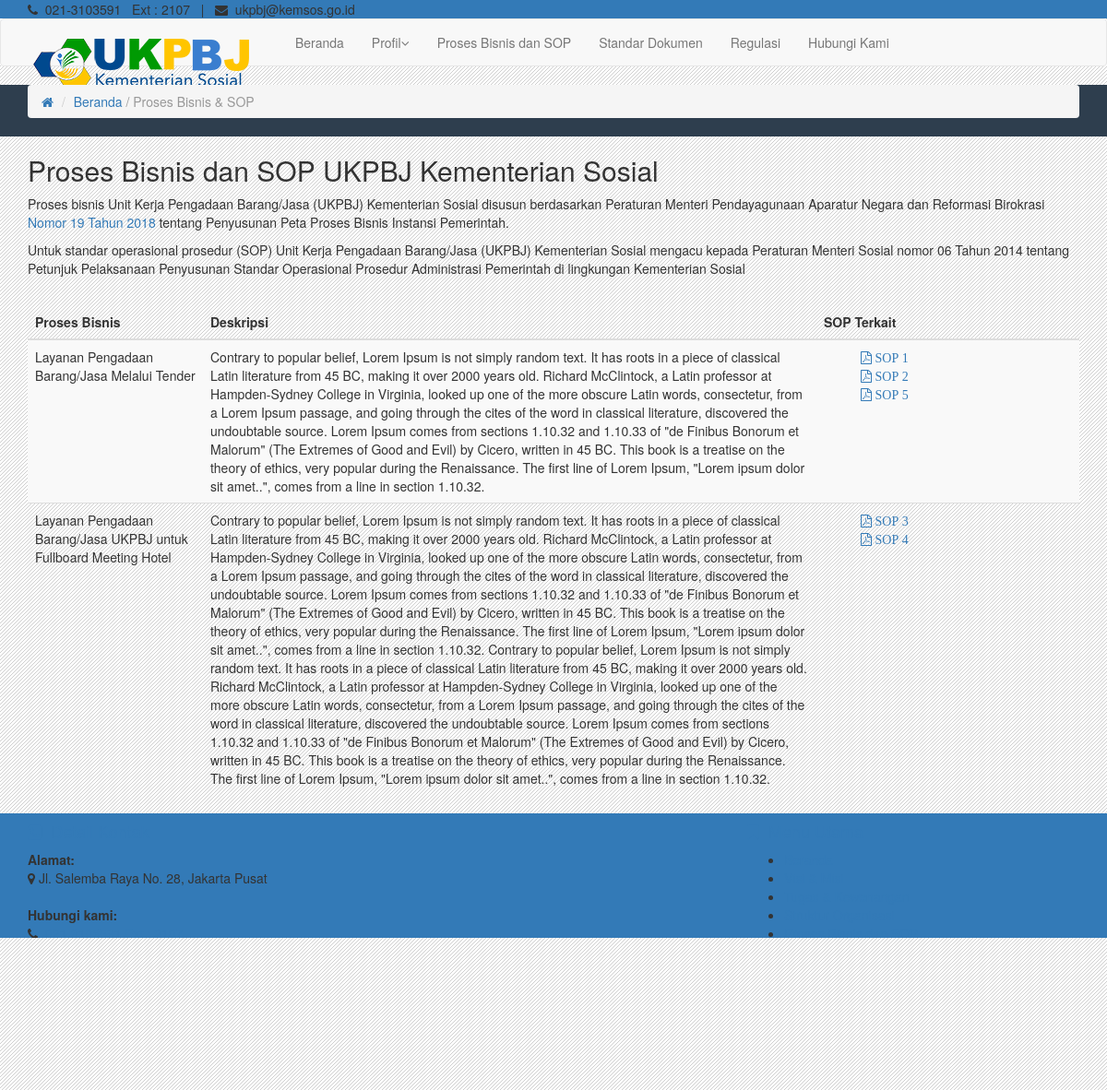
The app's page /probis_sop/ with its own data.
### portal/models.py (models this page shows, shortened)
class Probis(models.Model):
    title = models.CharField(max_length=500)
    description = models.TextField()
    file = models.FileField(
        max_length=255, upload_to='files/', blank=True, null=True)

class SOP(models.Model):
    title = models.CharField(max_length=500)
    description = models.TextField()
    file = models.FileField(
        max_length=255, upload_to='files/', blank=True, null=True)
    probis = models.ForeignKey(
        Probis, on_delete=models.SET_NULL, null=True, blank=True)

### portal/views.py (the view)
# urls.py: path('probis_sop/', views.probis_sop, name='probis_sop'),
def probis_sop(request):
    prosesbisnis = Probis.objects.all()
    context = {
        'prosesbisnis': prosesbisnis,
    }
    return render(request, 'portal/probis_sop.html', context)

### portal/templates/portal/probis_sop.html (shortened to what this page needs)
{%  extends 'portal/main.html' %}
{% load static %}
{% block content %}
 <div class="contents">
    <section id="inner-headline">
        <div class="container">
            <div class="row">
                <div class="col-lg-12">
                    <ul class="breadcrumb">
                        <li><a href="index.html"><i class="fa fa-home"></i></a></li>
                        <li class="active"><a href="{% url 'home' %}">Beranda</a> / Proses Bisnis & SOP</li>
                    </ul>
                </div>
            </div>
        </div>
    </section>
    <section id="content">
        <div class="container">
            <div class="row">
                <div class="col-lg-12">
                    <article>
                        <div dir="ltr">
                                <h2>Proses Bisnis dan SOP UKPBJ Kementerian Sosial</h2>
                                <p>Proses bisnis Unit Kerja Pengadaan Barang/Jasa (UKPBJ) Kementerian Sosial disusun berdasarkan Peraturan Menteri Pendayagunaan Aparatur Negara dan Reformasi Birokrasi
                                    <a href="https://jdih.menpan.go.id/puu-805-Peraturan%20Menpan.html" target="_blank">Nomor 19 Tahun 2018</a> tentang Penyusunan Peta Proses Bisnis Instansi Pemerintah.
                                </p>
                                <p>
                                    Untuk standar operasional prosedur (SOP) Unit Kerja Pengadaan Barang/Jasa (UKPBJ) Kementerian Sosial mengacu kepada
                                    Peraturan Menteri Sosial nomor 06 Tahun 2014 tentang Petunjuk Pelaksanaan Penyusunan Standar Operasional Prosedur Administrasi
                                    Pemerintah di lingkungan Kementerian Sosial
                                </p>
                                <br>
                            </div>
                            <table id="tabel-data" class="table table-striped table-hover" width="100%" cellspacing="0">
                                <thead>
                                    <tr>
                                        <th class="col-lg-2">Proses Bisnis</th>
                                        <th class="col-lg-7">Deskripsi</th>
                                        <th class="col-lg-3 ">SOP Terkait</th>
                                    </tr>
                                </thead>
                                <tbody>
                                    {% for probis in prosesbisnis %}
                                        <tr>
                                            <td>{{probis.title}}</td>
                                            <td>{{probis.description}}</td>
                                            <td>
                                                <ul style="list-style-type: none;">
                                                    {% for i in probis.sop_set.all %}
                                                    <li><a href="{{i.file.url}}" target="_blank" class="fa fa-file-pdf-o"> {{i.title}}</a></li>
                                                    {% endfor %}
                                                </ul>
                                            </td>
                                        </tr>
                                    {% endfor %}
                                </tbody>
                            </table>
                        </div>
                </div>
            </div>
        </div>
</div>
{% endblock %}

### static/css/kemensos/css/color.css (style rules this page uses)
a, a:hover, a:focus, a:active, footer a.text-link:hover, strike, .post-meta span a:hover, footer a.text-link, ul.meta-post li a:hover, ul.cat li a:hover, ul.recent li h6 a:hover, ul.portfolio-categ li.active a, ul.portfolio-categ li.active a:hover, ul.portfolio-categ li a:hover, ul.related-post li h4 a:hover, span.highlight, article .post-heading h3 a:hover, .navbar .nav > .active > a, .navbar .nav > .active > a:hover, .navbar .nav > li > a:hover, .navbar .nav > li > a:focus, .navbar .nav > .active > a:focus { color: #3494c8; }
#inner-headline { background: #2e3e4e; }

### static/css/kemensos/css/main.css (style rules this page uses)
a, a:hover, a:focus, a:active, footer a.text-link:hover, strike, .post-meta span a:hover, footer a.text-link, ul.meta-post li a:hover, ul.cat li a:hover, ul.recent li h6 a:hover, ul.portfolio-categ li.active a, ul.portfolio-categ li.active a:hover, ul.portfolio-categ li a:hover, ul.related-post li h4 a:hover, span.highlight, article .post-heading h3 a:hover, .navbar .nav > .active > a, .navbar .nav > .active > a:hover, .navbar .nav > li > a:hover, .navbar .nav > li > a:focus, .navbar .nav > .active > a:focus { color: #337ab7; }
#inner-headline { background: #2e3e4e; }

### records on screen
Probis: title "Layanan Pengadaan Barang/Jasa Melalui Tender", description "Contrary to popular belief, Lorem Ipsum is not simply random text. It has roots in a piece of classical Latin literature from 45 BC, making it over 2000 years old. Richard McClintock, a Latin professor at Hampden-Sydney College in Virginia, looked up one of the more obscure Latin words, consectetur, from a Lorem Ipsum passage, and going through the cites of the word in classical literature, discovered the undoubtable source. Lorem Ipsum comes from sections 1.10.32 and 1.10.33 of \"de Finibus Bonorum et Malorum\" (The Extremes of Good and Evil) by Cicero, written in 45 BC. This book is a treatise on the theory of ethics, very popular during the Renaissance. The first line of Lorem Ipsum,…"
SOP: title "SOP 1"
SOP: title "SOP 2"
SOP: title "SOP 5"
Probis: title "Layanan Pengadaan Barang/Jasa UKPBJ untuk Fullboard Meeting Hotel", description "Contrary to popular belief, Lorem Ipsum is not simply random text. It has roots in a piece of classical Latin literature from 45 BC, making it over 2000 years old. Richard McClintock, a Latin professor at Hampden-Sydney College in Virginia, looked up one of the more obscure Latin words, consectetur, from a Lorem Ipsum passage, and going through the cites of the word in classical literature, discovered the undoubtable source. Lorem Ipsum comes from sections 1.10.32 and 1.10.33 of \"de Finibus Bonorum et Malorum\" (The Extremes of Good and Evil) by Cicero, written in 45 BC. This book is a treatise on the theory of ethics, very popular during the Renaissance. The first line of Lorem Ipsum,…"
SOP: title "SOP 3"
SOP: title "SOP 4"
